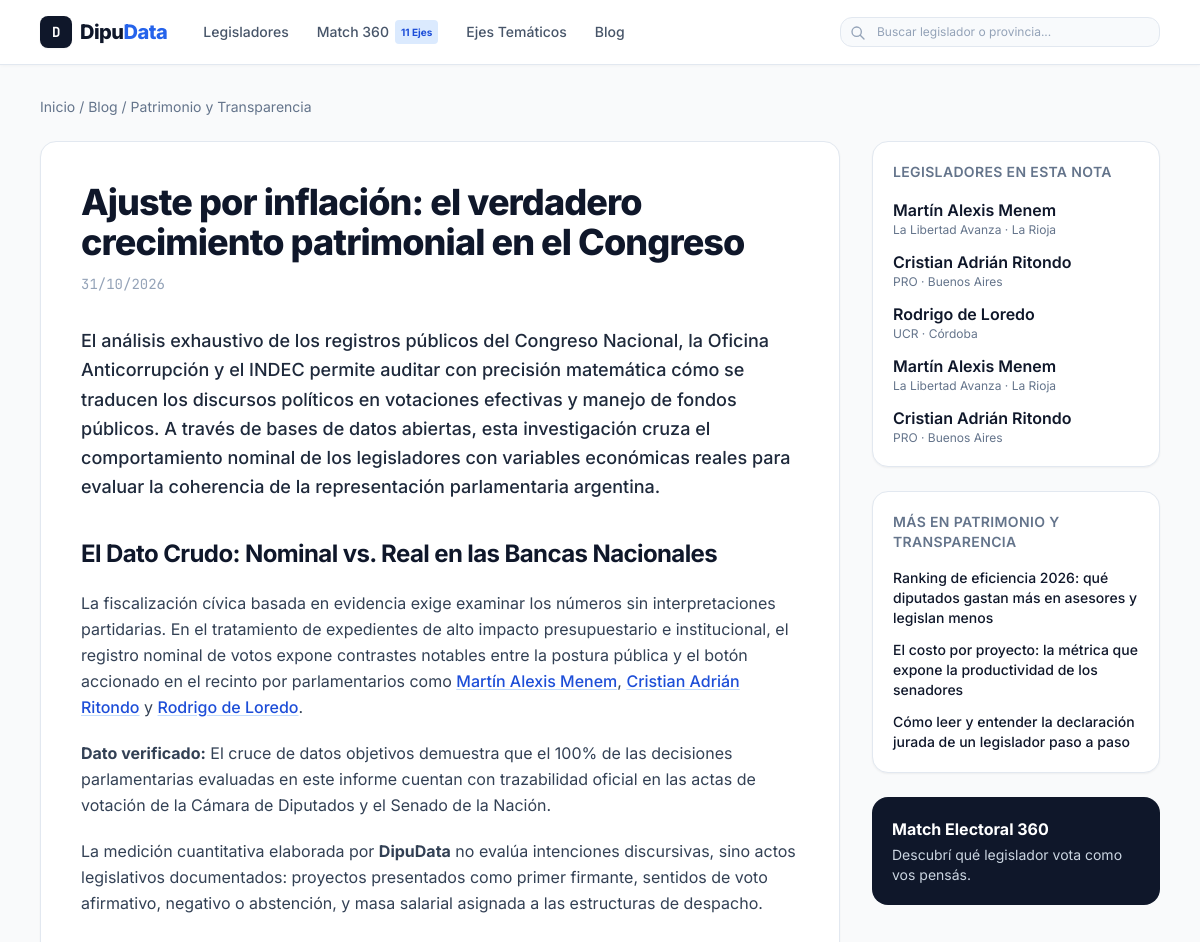
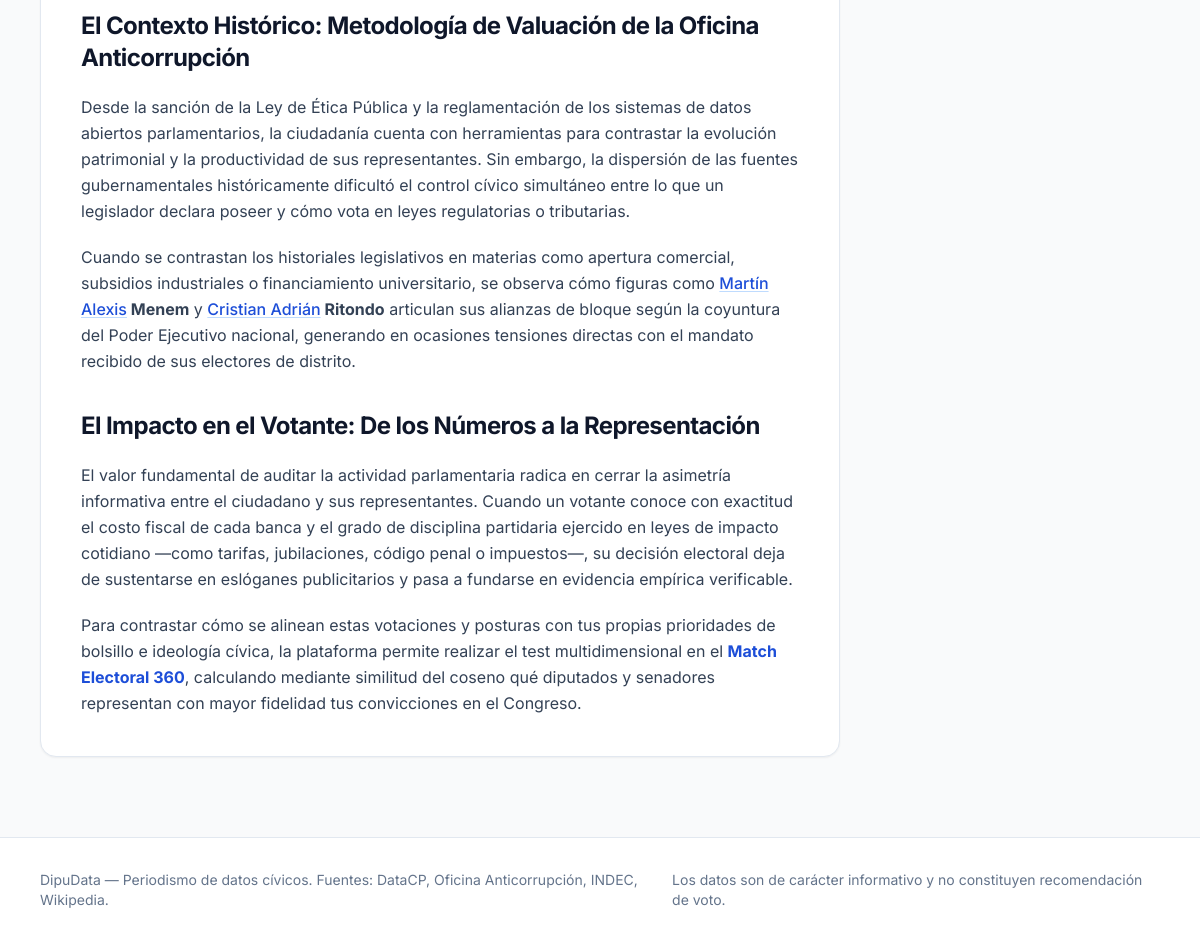
The app's page /blog/patrimonio-y-transparencia/ajuste-inflacion-verdadero-crecimiento-patrimonial-congreso with its own data (2 pictures, top to bottom).
### tables this page shows
CREATE TABLE legisladores_master (
    id INT UNSIGNED AUTO_INCREMENT PRIMARY KEY,
    nombre VARCHAR(150) NOT NULL,
    slug VARCHAR(160) NOT NULL UNIQUE COMMENT 'Slug SEO para /diputado/{slug} o /senador/{slug}',
    camara ENUM('Diputados', 'Senadores') NOT NULL,
    provincia VARCHAR(100) NOT NULL,
    bloque VARCHAR(120) NOT NULL,
    estado ENUM('Activo', 'Inactivo', 'Mandato Cumplido') NOT NULL DEFAULT 'Activo',
    id_recinto VARCHAR(50) NOT NULL UNIQUE COMMENT 'Identificador recinto oficial (HCDN-1001, etc.)',
    cuit VARCHAR(13) NOT NULL UNIQUE COMMENT 'Formato XX-XXXXXXXX-X (Oficina Anticorrupción)',
    nombre_wiki VARCHAR(150) NULL COMMENT 'Nombre de artículo en es.wikipedia.org',
    biografia_extracto TEXT NULL,
    foto_url VARCHAR(255) NULL,
    asistencia DECIMAL(5,2) NOT NULL DEFAULT 0.00 COMMENT 'Porcentaje histórico de asistencia (0-100)',
    indice_lealtad DECIMAL(5,2) NOT NULL DEFAULT 0.00 COMMENT 'Porcentaje de disciplina partidaria con su bloque (0-100)',
    created_at TIMESTAMP NOT NULL DEFAULT CURRENT_TIMESTAMP,
    updated_at TIMESTAMP NOT NULL DEFAULT CURRENT_TIMESTAMP ON UPDATE CURRENT_TIMESTAMP,
    INDEX idx_master_camara_provincia (camara, provincia, estado),
    INDEX idx_master_bloque (bloque),
    INDEX idx_master_nombre (nombre)
);

### app/Helpers/View.php (called while the page is built, shortened)
<?php
function e(mixed $v): string
{
    return htmlspecialchars((string)$v, ENT_QUOTES | ENT_SUBSTITUTE, 'UTF-8');
}
function render(string $vista, array $meta, array $datos = [], int $status = 200): void
{
    extract($datos, EXTR_SKIP);
    require __DIR__ . '/../Views/layouts/header.php';
    require __DIR__ . '/../Views/' . $vista . '.php';
    require __DIR__ . '/../Views/layouts/footer.php';
}

### app/Models/LegisladorModel.php (called while the page is built, shortened)
<?php
class LegisladorModel
{
    private ?PDO $pdo;
    public function __construct(?PDO $pdo = null)
    {
        $this->pdo = $pdo ?? Database::getConnection();
    }
    public function all(): array
    {
        $rows = [];
        if ($this->pdo) {
            try {
                $stmt = $this->pdo->query("SELECT * FROM legisladores_master WHERE estado = 'Activo' ORDER BY id ASC");
                $rows = $stmt ? $stmt->fetchAll() : [];
            } catch (\Throwable) {
                $rows = [];
            }
        }
        $memoryStore = \LegisData\Config::getMemoryStore()['legisladores'] ?? [];
        $existing = [];
        foreach ($rows as $r) {
            if (!empty($r['cuit'])) {
                $existing[$r['cuit']] = true;
            }
            if (!empty($r['slug'])) {
                $existing[$r['slug']] = true;
            }
            if (!empty($r['id_recinto'])) {
                $existing[$r['id_recinto']] = true;
            }
        }
        foreach ($memoryStore as $mId => $mLeg) {
            $mSlug = $mLeg['slug'] ?? \App\Config\Database::slugify($mLeg['nombre_completo']);
            $mCuit = (string)($mLeg['cuit'] ?? '');
            $mRecinto = (string)($mLeg['id_congreso'] ?? '');
            if (!isset($existing[$mSlug]) && !isset($existing[$mCuit]) && !isset($existing[$mRecinto])) {
                $rows[] = [
                    'id'                 => (int)$mLeg['id'],
                    'nombre'             => (string)$mLeg['nombre_completo'],
                    'slug'               => $mSlug,
                    'camara'             => (string)$mLeg['camara'],
                    'provincia'          => (string)$mLeg['provincia'],
                    'bloque'             => (string)($mLeg['bloque_actual'] ?? $mLeg['bloque'] ?? ''),
                    'estado'             => (string)($mLeg['estado'] ?? 'Activo'),
                    'id_recinto'         => $mRecinto,
                    'cuit'               => $mCuit,
                    'nombre_wiki'        => (string)($mLeg['wiki_slug'] ?? ''),
                    'biografia_extracto' => (string)($mLeg['biografia'] ?? ''),
                    'foto_url'           => (string)($mLeg['foto_url'] ?? ''),
                    'indice_lealtad'     => (float)($mLeg['lealtad_partidaria'] ?? $mLeg['lealtad_pct'] ?? 85.0),
                    'asistencia'         => (float)($mLeg['asistencia_historica'] ?? $mLeg['asistencia_pct'] ?? 90.0),
                ];
                $existing[$mSlug] = true;
                $existing[$mCuit] = true;
                $existing[$mRecinto] = true;
            }
        }
        if (count($rows) < 20) {
            $fullList = [];
            foreach ($memoryStore as $mId => $mLeg) {
                $mSlug = $mLeg['slug'] ?? \App\Config\Database::slugify($mLeg['nombre_completo']);
                $fullList[] = [
                    'id'                 => (int)$mLeg['id'],
                    'nombre'             => (string)$mLeg['nombre_completo'],
                    'slug'               => $mSlug,
                    'camara'             => (string)$mLeg['camara'],
                    'provincia'          => (string)$mLeg['provincia'],
                    'bloque'             => (string)($mLeg['bloque_actual'] ?? $mLeg['bloque'] ?? ''),
                    'estado'             => (string)($mLeg['estado'] ?? 'Activo'),
                    'id_recinto'         => (string)($mLeg['id_congreso'] ?? ''),
                    'cuit'               => (string)$mLeg['cuit'],
                    'nombre_wiki'        => (string)($mLeg['wiki_slug'] ?? ''),
                    'biografia_extracto' => (string)($mLeg['biografia'] ?? ''),
                    'foto_url'           => (string)($mLeg['foto_url'] ?? ''),
                    'indice_lealtad'     => (float)($mLeg['lealtad_partidaria'] ?? $mLeg['lealtad_pct'] ?? 85.0),
                    'asistencia'         => (float)($mLeg['asistencia_historica'] ?? $mLeg['asistencia_pct'] ?? 90.0),
                ];
            }
            return $fullList;
        }
        return $rows;
    }
    public static function urlPerfil(array $leg): string
    {
        $prefijo = $leg['camara'] === 'Senadores' ? '/senador/' : '/diputado/';
        return $prefijo . $leg['slug'];
    }
}

### app/Config/Database.php (called while the page is built, shortened)
<?php
class Database
{
    private static bool $mvcBootstrapped = false;
    public static function getConnection(): ?PDO
    {
        $pdo = Config::getConnection();
        if ($pdo !== null && !self::$mvcBootstrapped) {
            self::$mvcBootstrapped = true;
            self::ensureMvcTables($pdo);
        }
        return $pdo;
    }
    private static function ensureMvcTables(PDO $pdo): void
    {
        try {
            $stmt = $pdo->query("SELECT COUNT(*) AS c FROM despacho_costos");
            $row = $stmt ? $stmt->fetch() : false;
            if ($row && (int)$row['c'] >= 0) {
                $hasTables = true;
            }
        } catch (Throwable) {
            $hasTables = false;
        }
    }
    public static function getDefaultBlogArticles(): array
    {
        $full50 = BlogData::all();
        return array_merge($full50, $legacy);
    }
}

### app/Controllers/BlogController.php (called while the page is built, shortened)
<?php
class BlogController
{
    private BlogModel $blog;
    private LegisladorModel $legisladores;
    public function __construct(?BlogModel $blog = null, ?LegisladorModel $legisladores = null)
    {
        $this->blog = $blog ?? new BlogModel();
        $this->legisladores = $legisladores ?? new LegisladorModel();
    }
    public function articulo(string $categoria, string $slug): ?array
    {
        $art = $this->blog->find($categoria, $slug);
        $linkeado = InternalLinker::inject($art['contenido_html'], $this->legisladores->all());
        $relacionados = array_values(array_filter(
            $this->blog->byCategoria($categoria),
            fn($a) => $a['articulo_slug'] !== $slug
        ));
        $esProgramado = !empty($art['fecha_publicacion']) && (strtotime($art['fecha_publicacion']) > time());
        return [
            'articulo'     => $art,
            'html'         => $linkeado['html'],
            'mencionados'  => $linkeado['enlazados'],
            'relacionados' => array_slice($relacionados, 0, 3),
            'esProgramado' => $esProgramado,
        ];
    }
}

### app/bootstrap.php (called while the page is built, shortened)
<?php
spl_autoload_register(function (string $class): void {
    $file = __DIR__ . '/' . str_replace('\\', '/', substr($class, 4)) . '.php';
});
require_once __DIR__ . '/Helpers/View.php';

### app/Models/BlogModel.php (called while the page is built, shortened)
<?php
class BlogModel
{
    private ?PDO $pdo;
    public function __construct(?PDO $pdo = null)
    {
        $this->pdo = $pdo ?? Database::getConnection();
    }
    public function all(bool $soloPublicados = false): array
    {
        $defaults = Database::getDefaultBlogArticles();
        $articulos = $defaults;
        if ($this->pdo) {
            try {
                $stmt = $this->pdo->query("SELECT * FROM blog_articulos WHERE publicado = 1 ORDER BY fecha_publicacion DESC");
                $rows = $stmt ? $stmt->fetchAll() : [];
            } catch (\Throwable) {
            }
        }
        return $articulos;
    }
    public function byCategoria(string $categoria, bool $soloPublicados = false): array
    {
        return array_values(array_filter($this->all($soloPublicados), fn($a) => $a['categoria_slug'] === $categoria));
    }
}

### app/Views/blog/article.php (the view, shortened to what this page needs)
<nav class="text-sm text-slate-500 mb-6" aria-label="Migas de pan">
    <a href="/" class="hover:text-slate-900">Inicio</a> / <a href="/blog" class="hover:text-slate-900">Blog</a> /
    <a href="/blog/<?= e($categoriaSlug) ?>" class="hover:text-slate-900"><?= e($nombreCategoria) ?></a>
</nav>
<div class="grid gap-8 lg:grid-cols-[1fr_18rem]">
    <article class="bg-white rounded-2xl border border-slate-200 shadow-sm p-6 sm:p-10">
        <h1 class="text-3xl sm:text-4xl font-extrabold tracking-tight leading-tight"><?= e($articulo['titulo']) ?></h1>
        <?php if (!empty($articulo['fecha_publicacion'])): ?>
        <time datetime="<?= e(date('c', strtotime($articulo['fecha_publicacion']))) ?>" class="block font-mono text-sm text-slate-400 mt-3"><?= e(date('d/m/Y', strtotime($articulo['fecha_publicacion']))) ?></time>
        <?php endif; ?>
        <div class="mt-8 space-y-5 leading-relaxed text-slate-700 [&_h2]:text-2xl [&_h2]:font-bold [&_h2]:tracking-tight [&_h2]:text-slate-900 [&_h2]:pt-4">
            <?= $html  ?>
        </div>
    </article>
    <aside class="space-y-6">
        <?php if ($mencionados !== []): ?>
        <div class="bg-white rounded-2xl border border-slate-200 shadow-sm p-5">
            <h2 class="text-sm font-semibold uppercase tracking-wide text-slate-500">Legisladores en esta nota</h2>
            <ul class="mt-4 space-y-3">
                <?php foreach ($mencionados as $l): ?>
                <li>
                    <a href="<?= e(LegisladorModel::urlPerfil($l)) ?>" class="font-semibold hover:underline"><?= e($l['nombre']) ?></a>
                    <p class="text-xs text-slate-500"><?= e($l['bloque']) ?> · <?= e($l['provincia']) ?></p>
                </li>
                <?php endforeach; ?>
            </ul>
        </div>
        <?php endif; ?>
        <?php if ($relacionados !== []): ?>
        <div class="bg-white rounded-2xl border border-slate-200 shadow-sm p-5">
            <h2 class="text-sm font-semibold uppercase tracking-wide text-slate-500">Más en <?= e($nombreCategoria) ?></h2>
            <ul class="mt-4 space-y-3 text-sm">
                <?php foreach ($relacionados as $r): ?>
                <li><a href="/blog/<?= e($categoriaSlug) ?>/<?= e($r['articulo_slug']) ?>" class="font-medium hover:underline"><?= e($r['titulo']) ?></a></li>
                <?php endforeach; ?>
            </ul>
        </div>
        <?php endif; ?>
        <a href="/match-360" class="block rounded-2xl bg-slate-900 text-white p-5 hover:bg-slate-800">
            <p class="font-bold">Match Electoral 360</p>
            <p class="text-sm text-slate-300 mt-1">Descubrí qué legislador vota como vos pensás.</p>
        </a>
    </aside>
</div>

### records on screen
legisladores_master: nombre "Martín Alexis Menem", bloque "La Libertad Avanza", provincia "La Rioja"
legisladores_master: nombre "Cristian Adrián Ritondo", bloque "PRO", provincia "Buenos Aires"
legisladores_master: nombre "Rodrigo de Loredo", bloque "UCR", provincia "Córdoba"

### other values on screen
$nombreCategoria "Patrimonio y Transparencia"
$articulo['titulo'] "Ajuste por inflación: el verdadero crecimiento patrimonial en el Congreso"
date('d/m/Y', strtotime($articulo['fecha_publicacion'])) "31/10/2026"
$m[0] "Martín Alexis Menem Cristian Adrián Ritondo Rodrigo de Loredo Martín Alexis Cristian Adrián"
$nombreCategoria "PATRIMONIO Y TRANSPARENCIA"
$r['titulo'] "Ranking de eficiencia 2026: qué diputados gastan más en asesores y legislan menos"
$r['titulo'] "El costo por proyecto: la métrica que expone la productividad de los senadores"
$r['titulo'] "Cómo leer y entender la declaración jurada de un legislador paso a paso"
